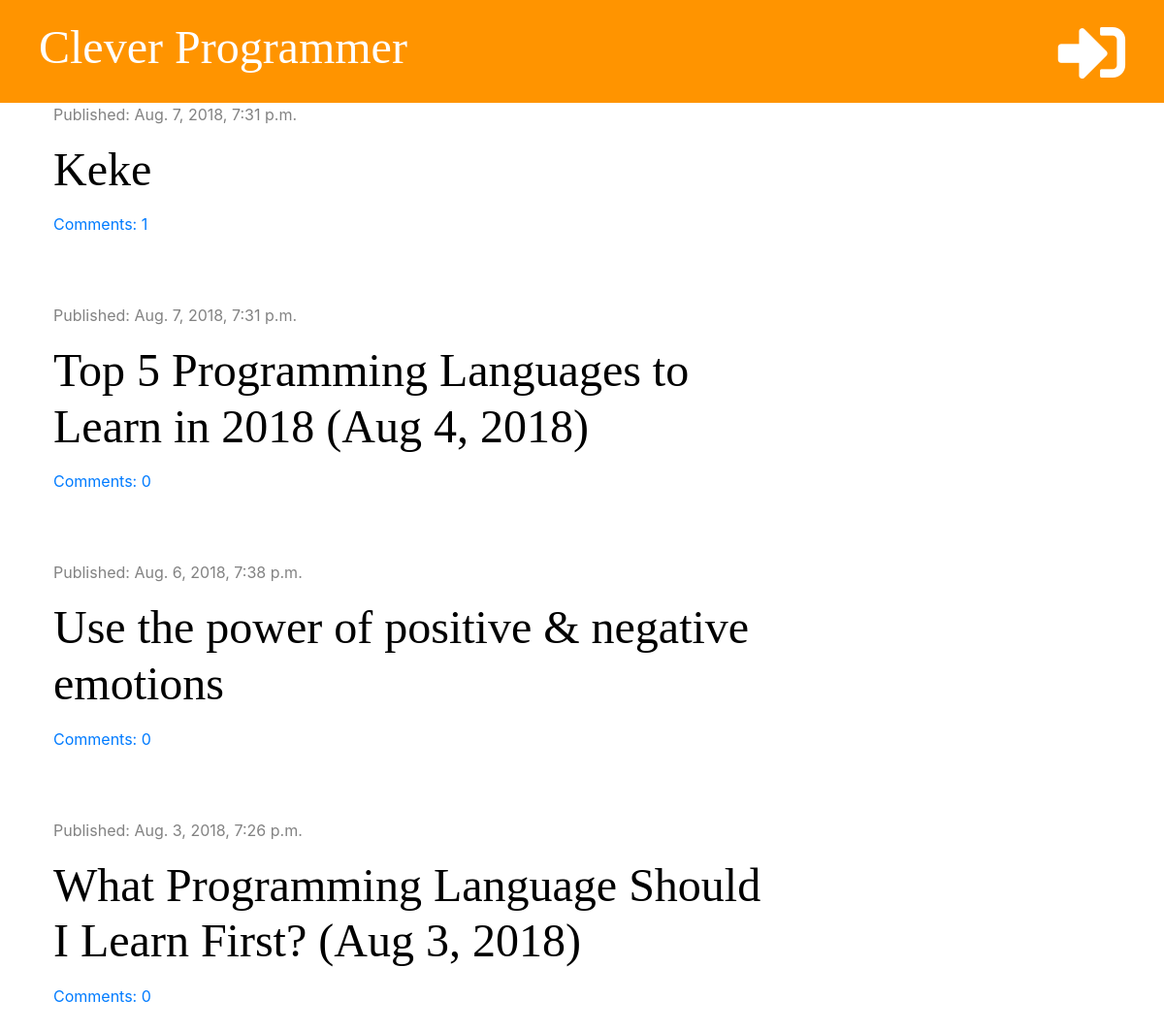
The page / on the database its author committed.
### blog/models.py (models this page shows, shortened)
class Post(models.Model):
    author = models.ForeignKey('auth.User', on_delete=models.CASCADE)
    title = models.CharField(max_length=200)
    text = models.TextField()
    created_date = models.DateTimeField(default=timezone.now)
    published_date = models.DateTimeField(blank=True, null=True)
    def approved_comments(self):
        return self.comments.filter(approved=True)

### blog/views.py (the view)
# urls.py: path('', views.post_list, name='post_list'),
def post_list(request):
    posts = Post.objects.filter(published_date__lte=timezone.now()).order_by('-published_date')
    stuff_for_frontend = {'posts': posts}
    return render(request, 'blog/post_list.html', stuff_for_frontend)

### blog/templatetags/markdownify.py (called while the page is built)
@register.filter
def markdown(value):
    renderer = HighlightRenderer()
    markdown = mistune.Markdown(renderer=renderer)
    return markdown(value)

### blog/templates/blog/post_list.html (shortened to what this page needs)
{% extends 'blog/base.html' %}
{% load markdownify %}
{% block content %}
    {% for post in posts %}
        <div class="post">
            <div class="date">
                <p>Published: {{ post.published_date }}</p>
            </div>
            <h1><a href="{% url 'post_detail' pk=post.pk %}">{{ post.title }}</a></h1>
            <a href="{% url 'post_detail' pk=post.pk %}">Comments: {{ post.approved_comments.count }}</a>
        </div>
    {% endfor %}
{% endblock %}

### blog/static/css/blog.css (style rules this page uses)
h1, h2, h3, h4 { font-family: 'Tangerine', 'Inconsolata', 'Droid Sans', serif; font-size: 48px; }
.date { color: #828282; }
.post { margin-bottom: 70px; }
.post h1 a { color: #000000; }

### rows shown on the page
Post: published_date "Aug. 7, 2018, 7:31 p.m.", title "Keke", approved_comments.count "1"
Post: published_date "Aug. 7, 2018, 7:31 p.m.", title "Top 5 Programming Languages to Learn in 2018 (Aug 4, 2018)", approved_comments.count "0"
Post: published_date "Aug. 6, 2018, 7:38 p.m.", title "Use the power of positive & negative emotions", approved_comments.count "0"
Post: published_date "Aug. 3, 2018, 7:26 p.m.", title "What Programming Language Should I Learn First? (Aug 3, 2018)", approved_comments.count "0"
